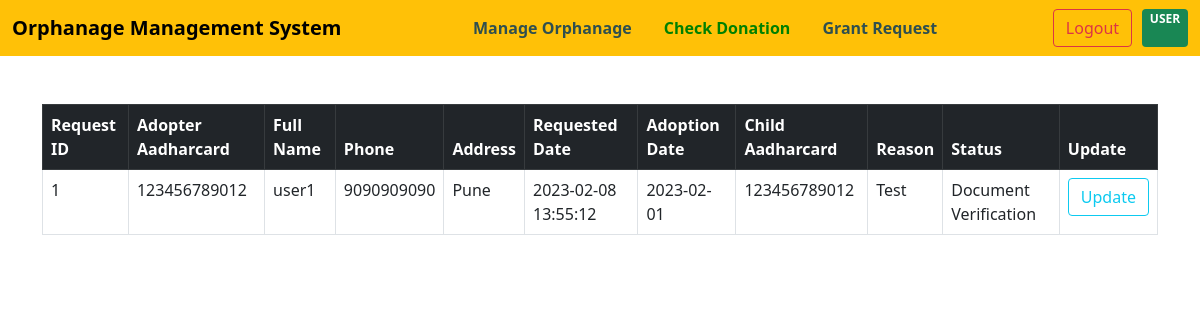
The app's page /Admin/grantrequest.php with its own data.
### tables this page shows
CREATE TABLE `adopterrequest` (
  `request_id` int(11) NOT NULL,
  `adopter_aadharcard` varchar(100) NOT NULL,
  `full_name` varchar(100) NOT NULL,
  `phone` varchar(100) NOT NULL,
  `address` varchar(200) NOT NULL,
  `request_date` datetime NOT NULL DEFAULT current_timestamp(),
  `adoption_date` varchar(100) NOT NULL,
  `child_adopted` varchar(100) NOT NULL,
  `reason` varchar(500) DEFAULT NULL,
  `status` varchar(50) DEFAULT 'Pending'
);

### Admin/grantrequest.php (the view, shortened to what this page needs)
<!doctype html>
<html lang="en">
<head>
    <link href="https://cdn.jsdelivr.net/npm/bootstrap@5.0.2/dist/css/bootstrap.min.css" rel="stylesheet">
</head>
<body>
<nav class="navbar navbar-light bg-warning">
        <div class="container-fluid">
            <a class="navbar-brand" href="index.php" style="font-weight: bold;color:black">Orphanage Management System</a>
            <form class="d-flex">
            <a class="nav-link" href="Manage.php"><span style="font-weight: bold;color:darkslategray;">Manage Orphanage</span></a>
            <a class="nav-link" href="checkdonation.php"><span style="font-weight: bold;color:green;">Check Donation</span></a>
            <a class="nav-link" href="grantrequest.php"><span style="font-weight: bold;color:darkslategray;">Grant Request</span></a>
            </form>
            <form class="d-flex">
              <a href="logout.php" >  <button type="button" class="btn btn-outline-danger"  style="margin-right: 10px;">Logout</button></a>
              <span class="badge bg-success">USER <?php  echo $_SESSION["aadharcard"]; ?></span>
            </form>
        </div>
    </nav>
<div class="container mt-2">
    <table class="table table-bordered mt-5 container">
    <thead class="table-dark">
        <tr>
        <th>Request ID</th>
        <th>Adopter Aadharcard</th>
        <th>Full Name</th>
        <th>Phone</th>
        <th>Address</th>
        <th>Requested Date</th>
        <th>Adoption Date</th>
        <th>Child Aadharcard</th>
        <th>Reason</th>
        <th>Status</th>
        <th>Update</th>
        </tr>
    </thead>
    <tbody>
        <?php
        $host = 'localhost:3306';
        $user = 'root';
        $pass = '';
        $dbname = 'orphanage-master';
        $conn = mysqli_connect($host, $user, $pass,$dbname);
        $sql = "SELECT * FROM adopterrequest";
        $result = mysqli_query($conn, $sql);
        while ($row = mysqli_fetch_assoc($result)) {
            echo "<tr>";
            echo "<td>" . $row['request_id'] . "</td>";
            echo "<td>" . $row['adopter_aadharcard'] . "</td>";
            echo "<td>" . $row['full_name'] . "</td>";
            echo "<td>" . $row['phone'] . "</td>";
            echo "<td>" . $row['address'] . "</td>";
            echo "<td>" . $row['request_date'] . "</td>";
            echo "<td>" . $row['adoption_date'] . "</td>";
            echo "<td>" . $row['child_adopted'] . "</td>";
            echo "<td>" . $row['reason'] . "</td>";
            echo "<td>" . $row['status'] . "</td>";
            ?>
            <td><form action="UpdateRequest.php" method="post">
            <button type="submit" class="btn btn-outline-info my-2 my-sm-0" >Update</button>
            </form></td>
            <?php
            echo "</tr>";
        }
        ?>
    </tbody>
    </table>
</div>
</body>
</html>

### records on screen
adopterrequest: request_id "1", adopter_aadharcard "123456789012", full_name "user1", phone "9090909090", address "Pune", request_date "2023-02-08 13:55:12", adoption_date "2023-02-01", child_adopted "123456789012", reason "Test", status "Document Verification"
